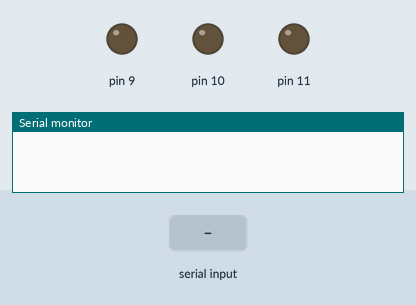
A sketch run on a simulated Arduino Uno, built with avr-gcc and run on an emulated ATmega328P. On the bench: output pins drawn as LEDs (lit = HIGH), the last lines printed to the serial monitor. Inputs (shaded band) come from the test bench.

Above: at 1.2 s.
1.3 s: "a" received over Serial
At 2.1 s:
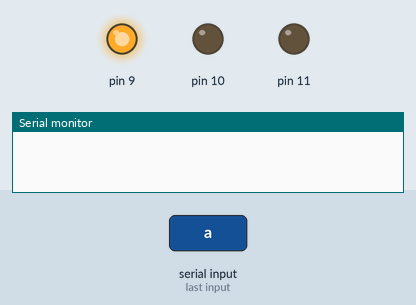
2.8 s: "a" received over Serial
At 3.3 s:
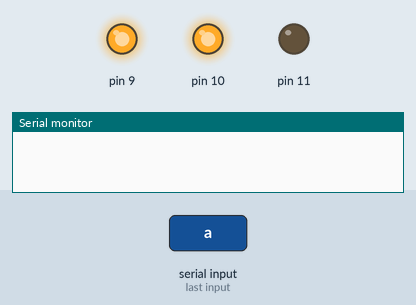
4.3 s: "b" received over Serial
At 5.6 s:
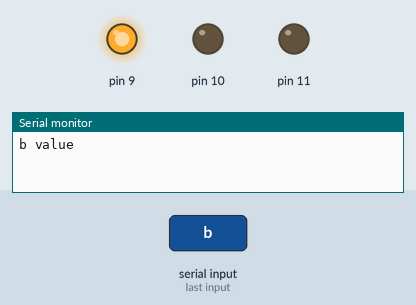
Timing chart, 0 to 7.3 s (numbered marks = the images above; inputs shaded):
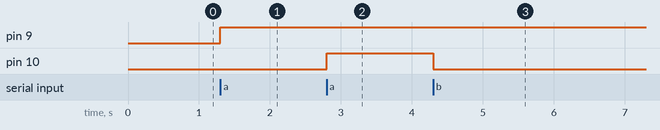

Measured:
- after the input at 1.3 s, pin 9: LOW → HIGH at once
- after the input at 2.8 s, pin 10: LOW → HIGH at once
- after the input at 4.3 s, pin 10: HIGH → LOW at once

The sketch:

_2button_led_calculation.ino
```cpp
char junk;
String inputString="";
int a= 0;

void setup()                    // run once, when the sketch starts
{
 Serial.begin(9600);            // set the baud rate to 9600, same should be of your Serial Monitor
 pinMode(9, OUTPUT);
 pinMode(10, OUTPUT);
 pinMode(11, OUTPUT);
}

void loop()
{
  if(Serial.available())
    {

      char i=Serial.read();
      if( i=='a')
      {
        if(a<4){
        a=a+1;}
      }

   if (i=='b')
      {
        Serial.print("b value");

        if(a>=0){
         a=a-1;}
      }
    if(a== 0){         //in case of 'a' turn the LED on
          digitalWrite(9, LOW);
          digitalWrite(10, LOW);
          digitalWrite(11, LOW);
    }
    if(a== 1){         //in case of 'a' turn the LED on
          digitalWrite(9, HIGH);
          digitalWrite(10, LOW);
          digitalWrite(11, LOW);

        }

         if(a== 2){         //in case of 'a' turn the LED on
          digitalWrite(9, HIGH);
          digitalWrite(10, HIGH);
          digitalWrite(11, LOW);
      }
         if(a== 3){         //in case of 'a' turn the LED on
          digitalWrite(9, HIGH);
          digitalWrite(10, HIGH);
          digitalWrite(11, HIGH);

     }

   }
}
```
